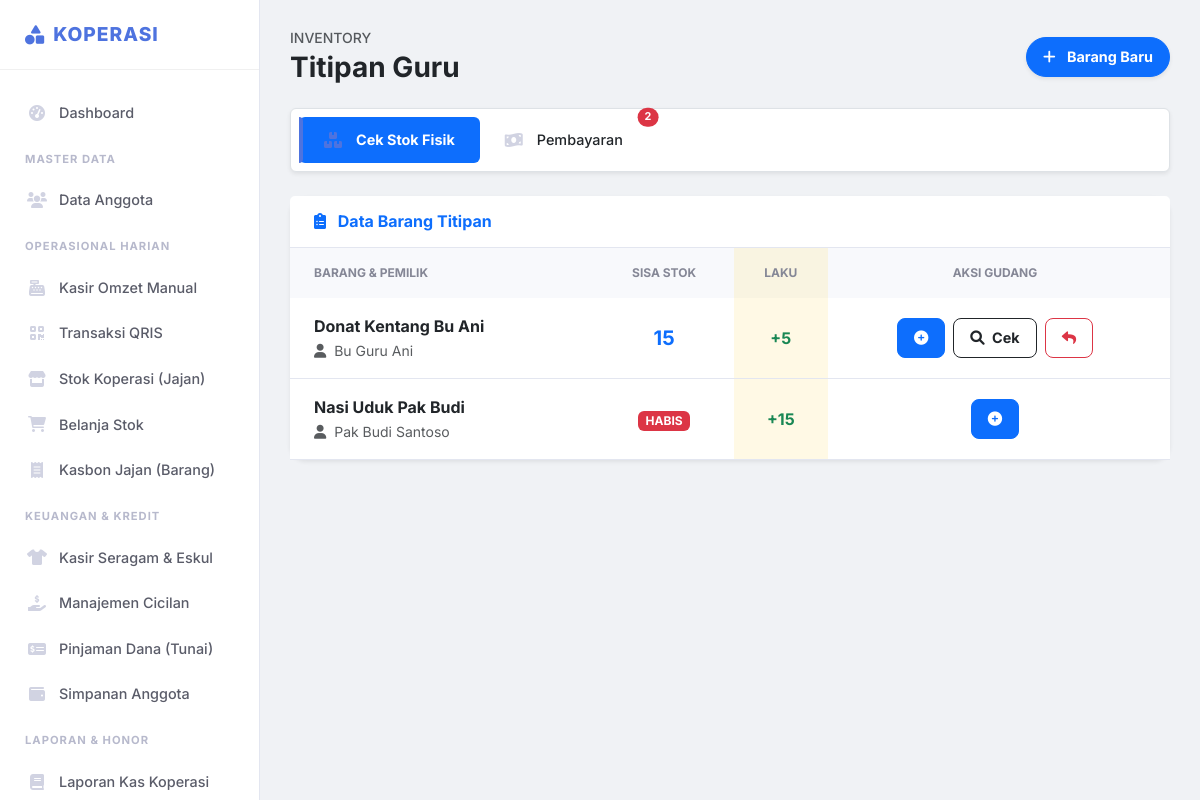
Page /titipan/titipan (signed in) on the earlier database version.
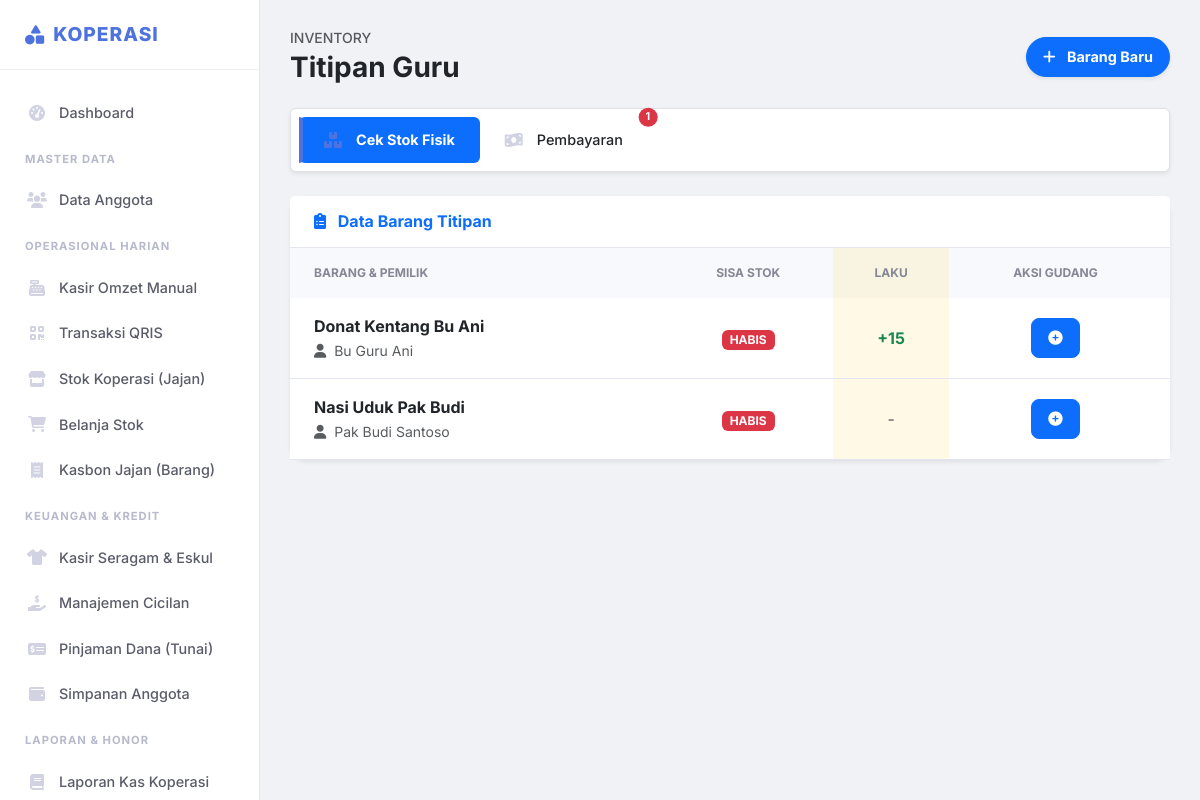
Same page on the later database version.
### tables this page shows
CREATE TABLE `titipan` (
  `id` int(11) NOT NULL,
  `anggota_id` int(11) NOT NULL,
  `nama_barang` varchar(100) NOT NULL,
  `tanggal_titip` date NOT NULL,
  `stok_awal` int(11) NOT NULL,
  `stok_terjual` int(11) DEFAULT 0,
  `harga_modal` decimal(15,2) NOT NULL,
  `harga_jual` decimal(15,2) NOT NULL,
  `status_bayar` enum('belum','lunas') DEFAULT 'belum',
  `created_at` timestamp NOT NULL DEFAULT current_timestamp()
);

CREATE TABLE `anggota` (
  `id` int(11) NOT NULL,
  `nama_lengkap` varchar(100) NOT NULL,
  `username` varchar(50) NOT NULL,
  `password` varchar(255) NOT NULL,
  `role` enum('admin','pengurus','staff','guru') NOT NULL DEFAULT 'guru',
  `no_hp` varchar(20) DEFAULT NULL,
  `status_aktif` tinyint(1) DEFAULT 1,
  `created_at` timestamp NOT NULL DEFAULT current_timestamp()
);

### pages/titipan/titipan.php (the view, shortened to what this page needs)
<?php
$tab = isset($_GET['tab']) ? $_GET['tab'] : 'stok';
$data_stok = $pdo->query("SELECT t.*, a.nama_lengkap as nama_guru FROM titipan t JOIN anggota a ON t.anggota_id = a.id ORDER BY a.nama_lengkap ASC")->fetchAll();
$data_bayar = $pdo->query("SELECT t.*, a.nama_lengkap as nama_guru FROM titipan t JOIN anggota a ON t.anggota_id = a.id WHERE t.stok_terjual > 0 ORDER BY a.nama_lengkap ASC")->fetchAll();
$total_tagihan_pending = 0;
foreach($data_bayar as $d) $total_tagihan_pending += ($d['stok_terjual'] * $d['harga_modal']);
?>
<div class="d-flex justify-content-between align-items-center mb-4">
    <div>
        <h6 class="text-muted text-uppercase small ls-1 mb-1">Inventory</h6>
        <h2 class="h3 fw-bold mb-0 text-dark">Titipan Guru</h2>
    </div>
    <?php if($tab == 'stok'): ?>
    <button class="btn btn-primary shadow-sm rounded-pill fw-bold" data-bs-toggle="modal" data-bs-target="#modalTambah">
        <i class="fas fa-plus me-2"></i> Barang Baru
    </button>
    <?php endif; ?>
</div>
<ul class="nav nav-pills mb-4 bg-white p-2 rounded shadow-sm border">
    <li class="nav-item">
        <a class="nav-link <?= $tab=='stok' ? 'active fw-bold' : 'text-dark' ?>" href="titipan/titipan?tab=stok">
            <i class="fas fa-boxes me-2"></i> Cek Stok Fisik
        </a>
    </li>
    <li class="nav-item position-relative">
        <a class="nav-link <?= $tab=='bayar' ? 'active fw-bold bg-success text-white' : 'text-dark' ?>" href="titipan/titipan?tab=bayar">
            <i class="fas fa-money-bill-wave me-2"></i> Pembayaran
            <?php if($total_tagihan_pending > 0): ?>
                <span class="position-absolute top-0 start-100 translate-middle badge rounded-pill bg-danger">
                    <?= count($data_bayar) ?>
                </span>
            <?php endif; ?>
        </a>
    </li>
</ul>
<?php if($tab == 'stok'): ?>
    <div class="card border-0 shadow-sm rounded-4">
        <div class="card-header bg-white py-3">
            <h6 class="mb-0 fw-bold text-primary"><i class="fas fa-clipboard-list me-2"></i> Data Barang Titipan</h6>
        </div>
        <div class="table-responsive">
            <table class="table table-hover align-middle mb-0">
                <thead class="bg-light">
                    <tr>
                        <th class="ps-4">Barang & Pemilik</th>
                        <th class="text-center">Sisa Stok</th>
                        <th class="text-center bg-warning bg-opacity-10">Laku</th>
                        <th class="text-center pe-4">Aksi Gudang</th>
                    </tr>
                </thead>
                <tbody>
                    <?php endif;
                    foreach($data_stok as $row):
                        $sisa_sekarang = $row['stok_awal'] - $row['stok_terjual'];
                    ?>
                    <tr>
                        <td class="ps-4">
                            <span class="fw-bold text-dark d-block"><?= htmlspecialchars($row['nama_barang']) ?></span>
                            <small class="text-muted"><i class="fas fa-user me-1"></i> <?= htmlspecialchars($row['nama_guru']) ?></small>
                        </td>
                        <td class="text-center">
                            <?php if($sisa_sekarang > 0): ?>
                                <span class="fw-bold text-primary fs-5"><?= $sisa_sekarang ?></span>
                            <?php else: ?>
                                <span class="badge bg-danger">HABIS</span>
                            <?php endif; ?>
                        </td>
                        <td class="text-center bg-warning bg-opacity-10">
                            <?php if($row['stok_terjual'] > 0): ?>
                                <span class="text-success fw-bold">+<?= $row['stok_terjual'] ?></span>
                            <?php else: ?>
                                <span class="text-muted">-</span>
                            <?php endif; ?>
                        </td>
                        <td class="text-center pe-4">
                            <div class="d-flex gap-2 justify-content-center">
                                <button class="btn btn-sm btn-primary fw-bold" data-bs-toggle="modal" data-bs-target="#modalRestock<?= $row['id'] ?>" title="Isi Ulang"><i class="fas fa-plus-circle"></i></button>
                                <?php if($sisa_sekarang > 0): ?>
                                    <button class="btn btn-sm btn-outline-dark fw-bold px-3" data-bs-toggle="modal" data-bs-target="#modalCek<?= $row['id'] ?>" title="Hitung Sisa"><i class="fas fa-search me-1"></i> Cek</button>
                                    <button class="btn btn-sm btn-outline-danger fw-bold" data-bs-toggle="modal" data-bs-target="#modalRetur<?= $row['id'] ?>" title="Retur Barang"><i class="fas fa-reply"></i></button>
                                <?php endif; ?>
                            </div>
                        </td>
                    </tr>
                    <?php endforeach; ?>
                </tbody>
            </table>
        </div>
    </div>
<?php endif; ?>

Differences in the rows shown:
changed titipan "Donat Kentang Bu Ani": stok_terjual "5" → "15"; sisa_sekarang "15" → (not shown); stok_awal "Cek" → "HABIS"
changed titipan "Nasi Uduk Pak Budi": stok_terjual "15" → (not shown); stok_terjual "+" → "-"
Other differences:
count($data_bayar): "2" → "1"
